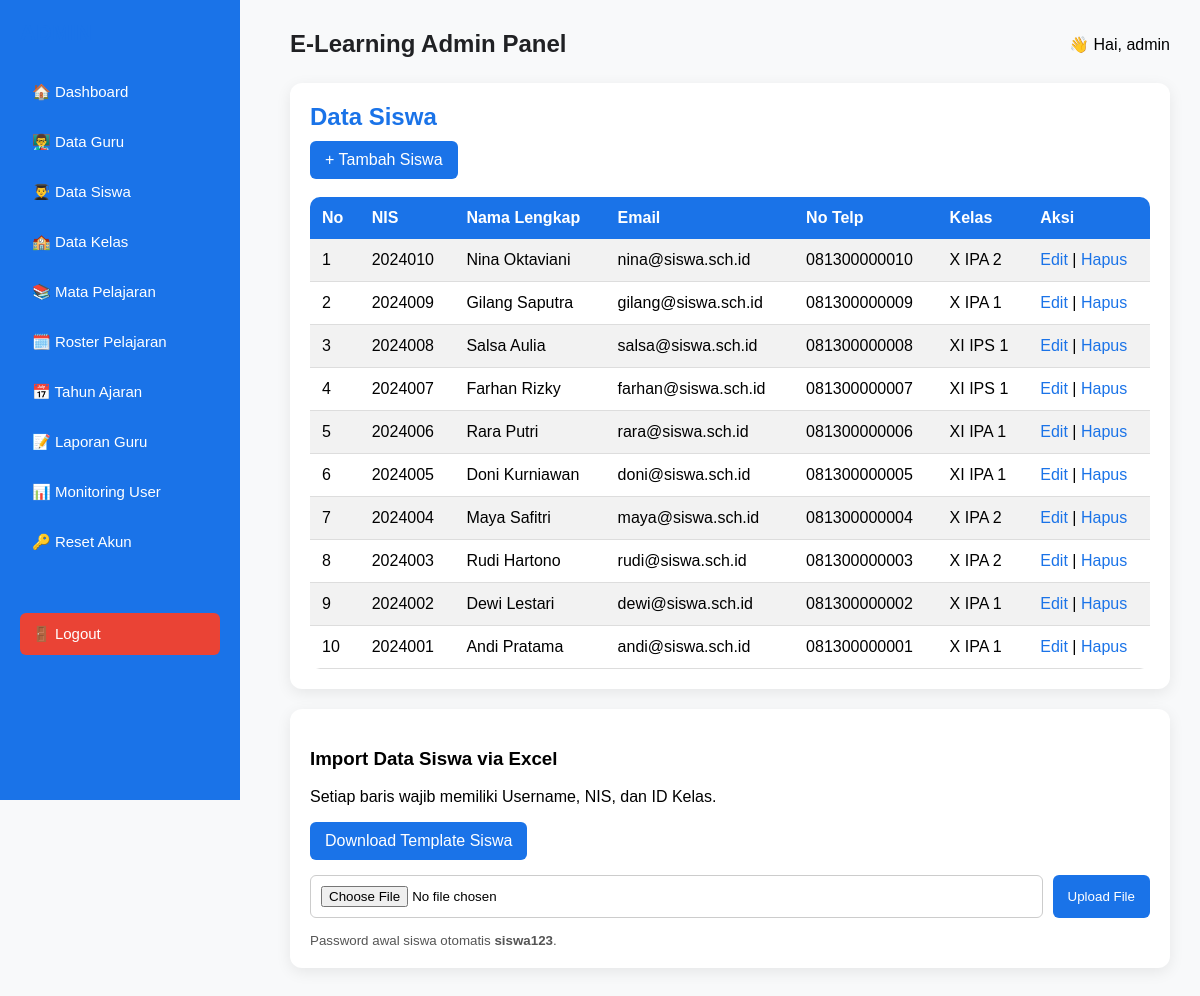
The page /views/admin/siswa.php (signed in) on the database its author committed.
### tables this page shows
CREATE TABLE `siswa` (
  `id` int(11) NOT NULL,
  `nis` varchar(20) NOT NULL,
  `nama_lengkap` varchar(100) NOT NULL,
  `email` varchar(100) DEFAULT NULL,
  `no_telp` varchar(15) DEFAULT NULL,
  `id_kelas` int(11) NOT NULL
);

CREATE TABLE `kelas` (
  `id` int(11) NOT NULL,
  `nama_kelas` varchar(50) NOT NULL,
  `id_tahun_ajaran` int(11) NOT NULL
);

### views/admin/siswa.php (the view, shortened to what this page needs)
<?php
include "../../config.php";
?>
<!DOCTYPE html>
<html>
<head>
<link rel="stylesheet" href="../../assets/css/style.css">
</head>
<body>
<?php include "sidebar.php"; ?>
<div class="content">
<?php include "header.php"; ?>
<div class="card">
    <h2>Data Siswa</h2>
    <a href="siswa_add.php" class="btn">+ Tambah Siswa</a>
    <br><br>
    <table class="tabel">
        <tr>
            <th>No</th>
            <th>NIS</th>
            <th>Nama Lengkap</th>
            <th>Email</th>
            <th>No Telp</th>
            <th>Kelas</th>
            <th>Aksi</th>
        </tr>
        <?php
        $no = 1;
        $data = mysqli_query($conn,
            "SELECT siswa.*, kelas.nama_kelas
             FROM siswa
             JOIN kelas ON siswa.id_kelas = kelas.id
             ORDER BY siswa.id DESC"
        );
        while($d = mysqli_fetch_assoc($data)){
        ?>
        <tr>
            <td><?= $no++; ?></td>
            <td><?= $d['nis']; ?></td>
            <td><?= $d['nama_lengkap']; ?></td>
            <td><?= $d['email']; ?></td>
            <td><?= $d['no_telp']; ?></td>
            <td><?= $d['nama_kelas']; ?></td>
            <td>
                <a href="siswa_edit.php?id=<?= $d['id']; ?>">Edit</a> |
                <a href="siswa_delete.php?id=<?= $d['id']; ?>" onclick="return confirm('Hapus siswa ini?')">Hapus</a>
            </td>
        </tr>
        <?php } ?>
    </table>
</div>
<div class="card import-card">
    <h3>Import Data Siswa via Excel</h3>
    <p>Setiap baris wajib memiliki Username, NIS, dan ID Kelas.</p>
    <a class="btn" href="../../assets/templates/siswa_template.xlsx" download>Download Template Siswa</a>
    <form class="import-form" action="siswa_import_process.php" method="POST" enctype="multipart/form-data">
        <input type="file" name="file_excel" accept=".xlsx" required>
        <button type="submit" class="btn">Upload File</button>
    </form>
    <small>Password awal siswa otomatis <b>siswa123</b>.</small>
</div>
</div>
</body>
</html>

### views/admin/sidebar.php
<div class="sidebar">
    <h2 class="logo">ADMIN</h2>
    <a href="dashboard.php">🏠 Dashboard</a>
    <a href="guru.php">👨‍🏫 Data Guru</a>
    <a href="siswa.php">👨‍🎓 Data Siswa</a>
    <a href="kelas.php">🏫 Data Kelas</a>
    <a href="mapel.php">📚 Mata Pelajaran</a>
    <a href="roster.php">🗓️ Roster Pelajaran</a>
    <a href="tahun_ajaran.php">📅 Tahun Ajaran</a>
    <a href="laporan.php">📝 Laporan Guru</a>
    <a href="aktivitas.php">📊 Monitoring User</a>
    <a href="reset_akun.php">🔑 Reset Akun</a>
    <a href="../../logout.php" class="logout">🚪 Logout</a>
</div>

### views/admin/header.php
<div class="header">
    <div class="header-left">
        <h1>E-Learning Admin Panel</h1>
    </div>
    <div class="header-right">
        <span>👋 Hai, <?= $_SESSION['username']; ?></span>
    </div>
</div>

### assets/css/style.css (style rules this page uses)
* { box-sizing: border-box; }
body { margin:0; padding:0; font-family:'Poppins', sans-serif; background:#F8F9FA; }
h2 { margin:0 0 10px; color:#1A73E8; }
.sidebar { position:fixed; left:0; top:0; width:240px; height:100vh; background:#1A73E8; color:white; padding:20px; }
.sidebar .logo { font-size:22px; font-weight:bold; margin-bottom:25px; }
.sidebar a { display:block; padding:12px; margin:8px 0; color:white; text-decoration:none; border-radius:6px; font-size:15px; }
.sidebar .logout { margin-top:50px; background:#EA4335; }
.content { margin-left:260px; padding:30px; }
.header { width:100%; display:flex; justify-content:space-between; align-items:center; margin-bottom:25px; }
.header h1 { margin:0; font-size:24px; color:#202124; }
.card { background:white; padding:20px; border-radius:12px; box-shadow:0 4px 15px rgba(0,0,0,0.08); margin-bottom:20px; }
.import-form { display:flex; flex-wrap:wrap; gap:10px; margin:15px 0; }
.import-form input[type="file"] { flex:1; border:1px solid #ccc; padding:10px; margin:0; border-radius:6px; background:#fff; }
.import-card small { color:#555; display:block; }
.tabel { width:100%; border-collapse:collapse; background:white; border-radius:10px; overflow:hidden; }
.tabel th { background:#1A73E8; color:white; padding:12px; text-align:left; }
.tabel td { padding:10px; border-bottom:1px solid #ddd; }
.btn { appearance: none; display:inline-block; padding:10px 15px; background:#1A73E8; color:white; text-decoration:none; font-family: inherit; border: 0; border-radius:6px; }
form input { width:100%; padding:10px; border:1px solid #ccc; margin-bottom:15px; border-radius:8px; }
form input { width:100%; padding:10px; margin-bottom:15px; border-radius:8px; border:1px solid #ccc; }
a { color:#1A73E8; text-decoration:none; }
.tabel tr:nth-child(even) { background:#f2f2f2; }
.tabel td, .tabel th { padding:12px; }
.sidebar { position: fixed; left: 0; top: 0; width: 240px; height: 100vh; overflow-y: auto; }

### rows shown on the page
siswa: nis "2024010", nama_lengkap "Nina Oktaviani", email "nina@siswa.sch.id", no_telp "081300000010", id_kelas.nama_kelas "X IPA 2"
siswa: nis "2024009", nama_lengkap "Gilang Saputra", email "gilang@siswa.sch.id", no_telp "081300000009", id_kelas.nama_kelas "X IPA 1"
siswa: nis "2024008", nama_lengkap "Salsa Aulia", email "salsa@siswa.sch.id", no_telp "081300000008", id_kelas.nama_kelas "XI IPS 1"
siswa: nis "2024007", nama_lengkap "Farhan Rizky", email "farhan@siswa.sch.id", no_telp "081300000007", id_kelas.nama_kelas "XI IPS 1"
siswa: nis "2024006", nama_lengkap "Rara Putri", email "rara@siswa.sch.id", no_telp "081300000006", id_kelas.nama_kelas "XI IPA 1"
siswa: nis "2024005", nama_lengkap "Doni Kurniawan", email "doni@siswa.sch.id", no_telp "081300000005", id_kelas.nama_kelas "XI IPA 1"
siswa: nis "2024004", nama_lengkap "Maya Safitri", email "maya@siswa.sch.id", no_telp "081300000004", id_kelas.nama_kelas "X IPA 2"
siswa: nis "2024003", nama_lengkap "Rudi Hartono", email "rudi@siswa.sch.id", no_telp "081300000003", id_kelas.nama_kelas "X IPA 2"
siswa: nis "2024002", nama_lengkap "Dewi Lestari", email "dewi@siswa.sch.id", no_telp "081300000002", id_kelas.nama_kelas "X IPA 1"
siswa: nis "2024001", nama_lengkap "Andi Pratama", email "andi@siswa.sch.id", no_telp "081300000001", id_kelas.nama_kelas "X IPA 1"

### other values the page prints
$_SESSION['username'] "admin"
